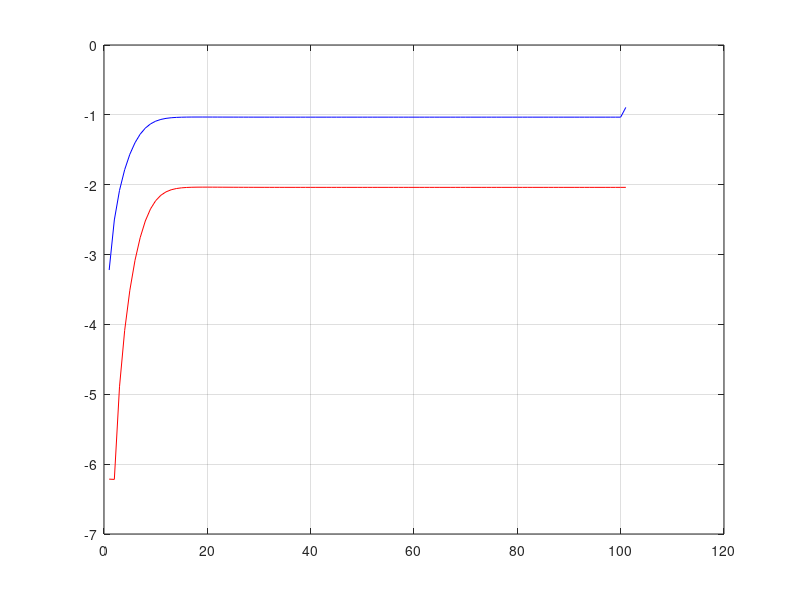
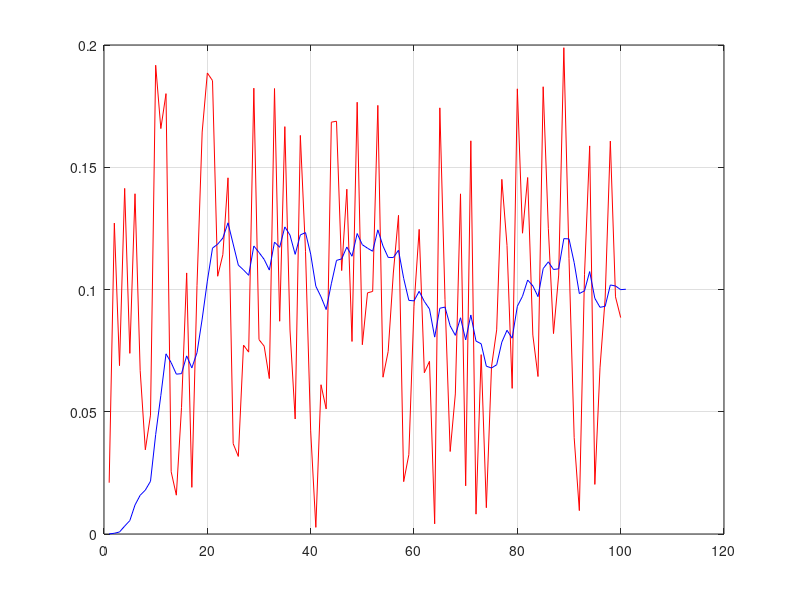

Here is the MATLAB script that generated these plots, in order:
% Signal

close all;
clear all;
clc;

dT = 0.05;
F = [1 dT; 0 1];
H = [1 0];

x0 = [0;0];
sigma_a = 0.2;

Q = sigma_a^2;
R = 0.01;

N = 100;

a = rand(1, N)*sigma_a;

x_h(:,1) = x0;
P(:,1) = [Q;Q];

K(:,1) = P(:,1)*H*(H*P(:,1)*H+R)';

for t=1:N
    % update step
    x_h(:,t) = x_h(:,t) + K(:,t) * (a(t) - H*x_h(:,t));
    P(:,t) = P(:,t) - K(:,t) *H*P(:,t);
    K(:,t+1) = P(:,t)*H*(H*P(:,t)*H+R)';

    % prediction step
    x_h(:,t+1) = F*x_h(:,t);
    P(:,t+1) = F*P(:,t) + Q;    
    
end

figure;
plot(log(K(1,:)), 'r');
hold on;
plot(log(P(1,:)), 'b');
grid on;
hold off;

figure;
plot(a, 'r');
hold on;
plot(x_h(1,:), 'b');
grid on;
hold off;

